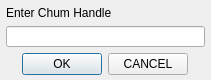
<?xml version="1.0" encoding="UTF-8"?>
<ui version="4.0">
 <class>AddFriendDialog</class>
 <widget class="QDialog" name="AddFriendDialog">
  <property name="geometry">
   <rect>
    <x>0</x>
    <y>0</y>
    <width>211</width>
    <height>80</height>
   </rect>
  </property>
  <property name="windowTitle">
   <string>Dialog</string>
  </property>
  <widget class="QWidget" name="verticalLayoutWidget">
   <property name="geometry">
    <rect>
     <x>0</x>
     <y>0</y>
     <width>211</width>
     <height>81</height>
    </rect>
   </property>
   <layout class="QVBoxLayout" name="verticalLayout">
    <property name="margin">
     <number>6</number>
    </property>
    <item>
     <widget class="QLabel" name="enterChumHandleLabel">
      <property name="sizePolicy">
       <sizepolicy hsizetype="Preferred" vsizetype="Maximum">
        <horstretch>0</horstretch>
        <verstretch>0</verstretch>
       </sizepolicy>
      </property>
      <property name="text">
       <string>Enter Chum Handle</string>
      </property>
     </widget>
    </item>
    <item>
     <widget class="QLineEdit" name="addChumInput"/>
    </item>
    <item>
     <layout class="QHBoxLayout" name="horizontalLayout_2">
      <property name="spacing">
       <number>6</number>
      </property>
      <item>
       <spacer name="horizontalSpacer_3">
        <property name="orientation">
         <enum>Qt::Horizontal</enum>
        </property>
        <property name="sizeHint" stdset="0">
         <size>
          <width>40</width>
          <height>20</height>
         </size>
        </property>
       </spacer>
      </item>
      <item>
       <widget class="QPushButton" name="acceptButton">
        <property name="sizePolicy">
         <sizepolicy hsizetype="Minimum" vsizetype="Fixed">
          <horstretch>0</horstretch>
          <verstretch>0</verstretch>
         </sizepolicy>
        </property>
        <property name="text">
         <string>OK</string>
        </property>
       </widget>
      </item>
      <item>
       <widget class="QPushButton" name="rejectButton">
        <property name="text">
         <string>CANCEL</string>
        </property>
       </widget>
      </item>
      <item>
       <spacer name="horizontalSpacer_4">
        <property name="orientation">
         <enum>Qt::Horizontal</enum>
        </property>
        <property name="sizeHint" stdset="0">
         <size>
          <width>40</width>
          <height>20</height>
         </size>
        </property>
       </spacer>
      </item>
     </layout>
    </item>
   </layout>
  </widget>
 </widget>
 <resources/>
 <connections/>
</ui>
